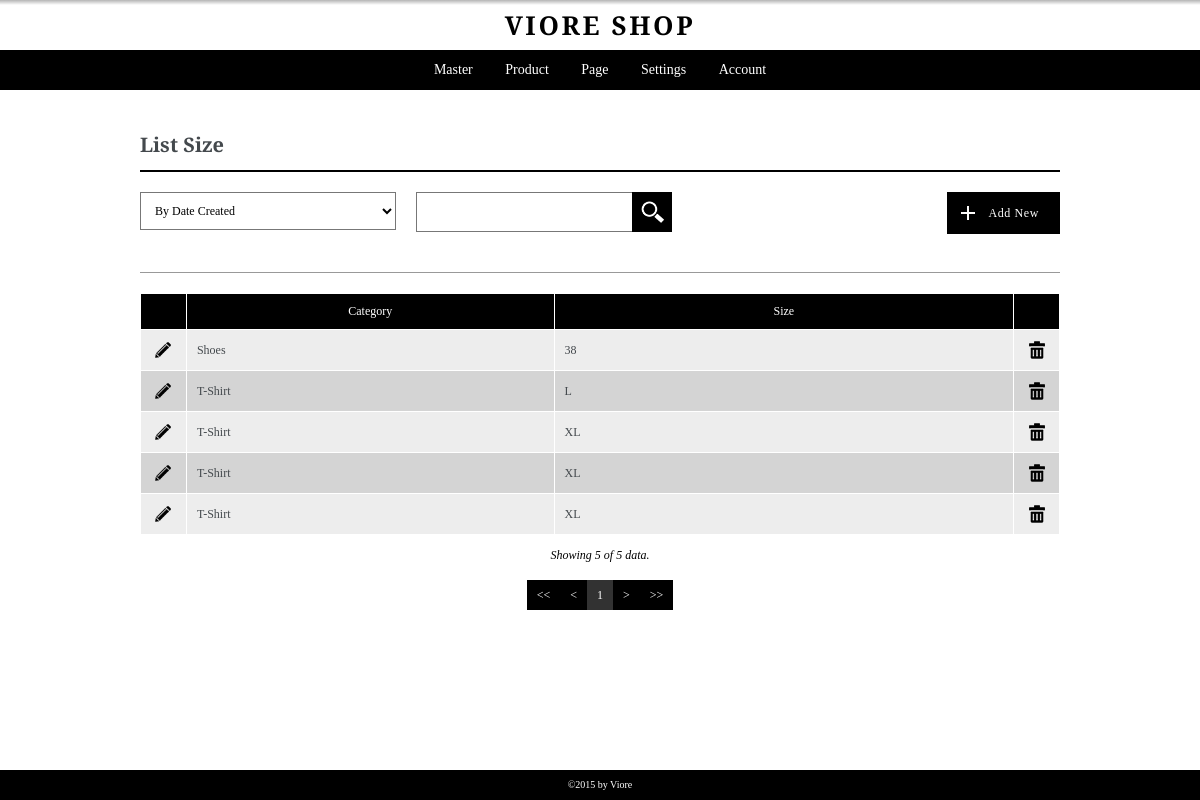
The page /admin/pages/listsize.php (signed in) on the database as committed earlier.
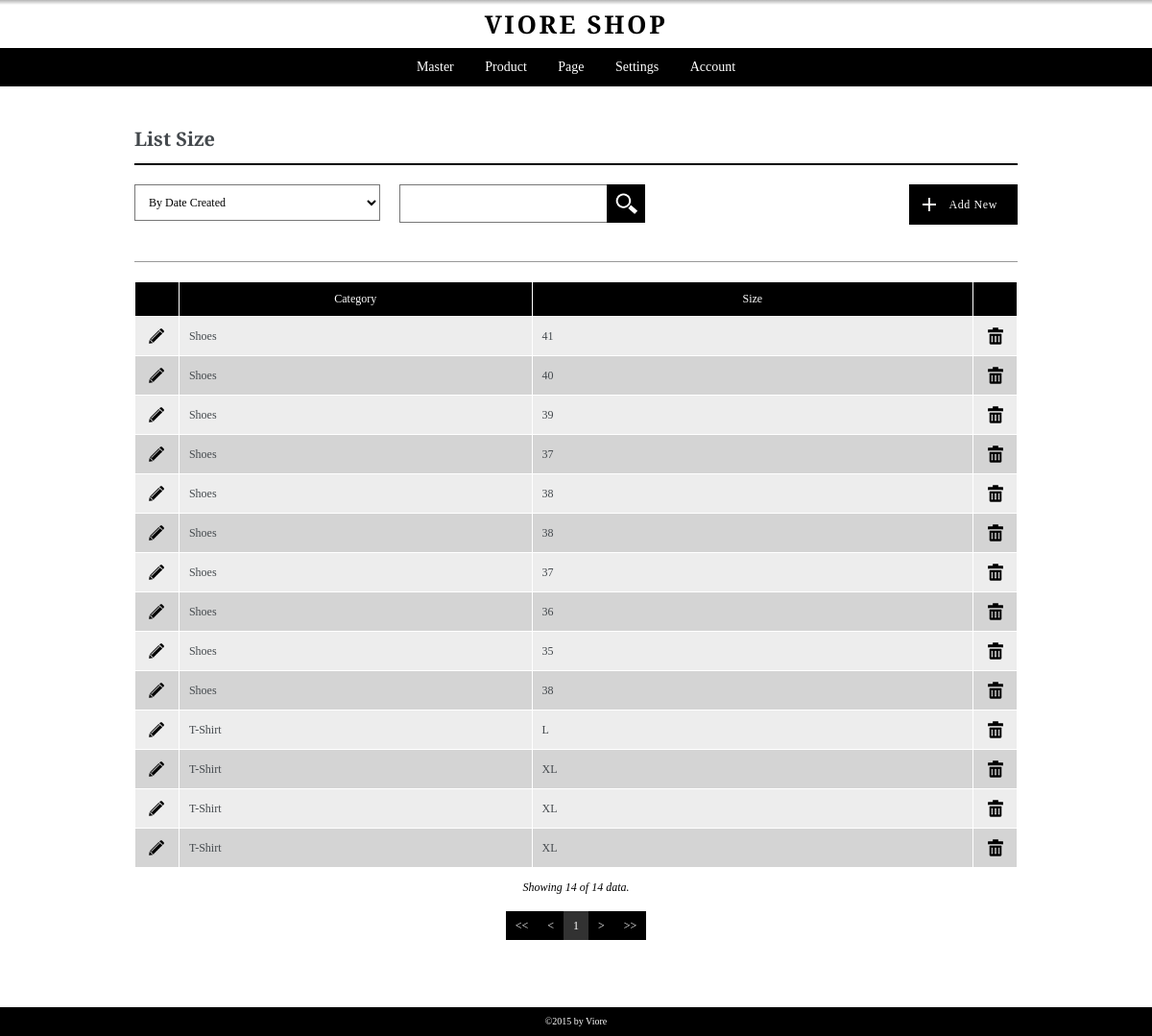
The same page on the database as committed later.
### tables this page shows
CREATE TABLE `size` (
  `id_size` int(5) NOT NULL,
  `id_category` int(5) NOT NULL,
  `size_name` varchar(100) NOT NULL,
  `user_create` int(5) NOT NULL,
  `user_edit` int(5) NOT NULL,
  `date_created` datetime NOT NULL,
  `date_edited` datetime NOT NULL,
  `active` int(1) NOT NULL
);

CREATE TABLE `category` (
  `id_category` int(5) NOT NULL,
  `category_name` varchar(100) NOT NULL,
  `category_description` text NOT NULL,
  `user_create` int(5) NOT NULL,
  `user_edit` int(5) NOT NULL,
  `date_created` datetime NOT NULL,
  `date_edited` datetime NOT NULL,
  `active` int(1) NOT NULL
);

### admin/pages/listsize.php (the view, shortened to what this page needs)
<?php
	include "header.php";
	$pagecall = "listsize";
	include "controller.php";
	$editpage = "editsize.php";
?>
<div class="container">
	<div class="content list listsize">
		<h3>List Size</h3>
		<?php
			include ("../pages/filter-box.php");
		?>
		<div class="data-table">
			<table border="1" cellpadding="0" cellspacing="0" width="100%">
				<colgroup>
					<col width="5%">
					<col width="40%">
					<col width="">
					<col width="5%">
				</colgroup>
				<thead>
					<tr>
						<th>&nbsp;</th>
						<th>Category</th>
						<th>Size</th>
						<th>&nbsp;</th>
					</tr>
				</thead>
				<tbody>
					<?php
					$batas=20;
					if (empty($halaman))
					{
						$posisi=0;
					}
					else
					{
						$posisi=($halaman-1)*$batas;
					}
					$sql = "SELECT s.*, c.category_name FROM size s, category c ";
					$sql .= "WHERE s.id_category = c.id_category ";
					if ((isset($_POST['sortingchoice'])) AND ($_POST['sortingchoice']!="all"))
					{
						$sorting_opt = explode(":", $_POST['sortingchoice']);
						$sql .= "ORDER BY ".$sorting_opt[0]." ".$sorting_opt[1]." ";
					}
					else{
						$sql .= "ORDER BY date_created DESC ";
					}
					$sqlp = $sql."LIMIT $posisi,$batas";
					$result = mysql_query($sqlp);
					while ($row=mysql_fetch_array($result))
					{
						echo '<tr>';
						echo '	<td align="center">
									<a href="'.$editpage.'?action=ubah&kode='.$row["id_size"].'" class="link-opt"><img src="../images/icon-pencil.png" alt="Edit" title="Edit"></a>
								</td>
						';
						echo '	<td align="left">'.$row['category_name'].'</td>';
						echo '	<td align="left">'.$row['size_name'].'</td>';
						echo '	<td align="center">
									<a href="deletion.php?kode='.$row["id_size"].'&pagecall='.$pagecall.'" class="link-opt"><img src="../images/icon-trash.png" alt="Delete" title="Delete"></a>
								</td>
						';
						echo '</tr>';
					}
					?>
				</tbody>
			</table>
		</div>
		<div class="data-show">
			<?php
				$jumlah = mysql_num_rows($result);
				$showing = $batas;
				if ($jumlah<$batas){$showing=$jumlah;}
				echo '<p>Showing '.$showing.' of '.$jumlah.' data.</p>';
			?>
		</div>
		<?php
			include ("../modules/paging.php");
		?>
	</div>
</div>
<?php
	include "footer.php";
?>

Rows that differ between the two databases and show on the page:
added size: id_category.category_name "Shoes", size_name "41"
added size: id_category.category_name "Shoes", size_name "40"
added size: id_category.category_name "Shoes", size_name "39"
added size: id_category.category_name "Shoes", size_name "37"
added size: id_category.category_name "Shoes", size_name "38"
added size: id_category.category_name "Shoes", size_name "38"
added size: id_category.category_name "Shoes", size_name "37"
added size: id_category.category_name "Shoes", size_name "36"
added size: id_category.category_name "Shoes", size_name "35"
Other text that changed with them:
$showing: "5" → "14"
$jumlah: "5" → "14"
